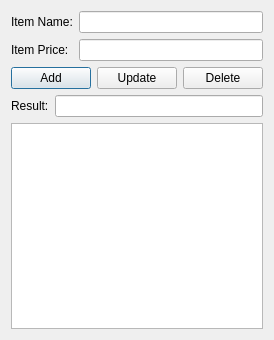
<?xml version="1.0" encoding="UTF-8"?>
<ui version="4.0">
 <class>ItemsDialog</class>
 <widget class="QDialog" name="ItemsDialog">
  <property name="geometry">
   <rect>
    <x>0</x>
    <y>0</y>
    <width>241</width>
    <height>340</height>
   </rect>
  </property>
  <property name="windowTitle">
   <string>Items</string>
  </property>
  <layout class="QGridLayout" name="gridLayout">
   <item row="0" column="0">
    <layout class="QVBoxLayout" name="MainLayout" stretch="1,0,4">
     <item>
      <layout class="QHBoxLayout" name="InputLayout">
       <item>
        <layout class="QGridLayout" name="SelectionGrid" columnstretch="0,0,0">
         <item row="0" column="2">
          <widget class="QLineEdit" name="ItemText"/>
         </item>
         <item row="0" column="0">
          <widget class="QLabel" name="ItemLabel">
           <property name="text">
            <string>Item Name:</string>
           </property>
          </widget>
         </item>
         <item row="1" column="0">
          <widget class="QLabel" name="PriceLabel">
           <property name="text">
            <string>Item Price:</string>
           </property>
          </widget>
         </item>
         <item row="1" column="2">
          <widget class="QLineEdit" name="PriceText"/>
         </item>
        </layout>
       </item>
      </layout>
     </item>
     <item>
      <layout class="QVBoxLayout" name="OutputLayout">
       <item>
        <layout class="QHBoxLayout" name="ModificationLayout">
         <item>
          <widget class="QPushButton" name="AddButton">
           <property name="text">
            <string>Add</string>
           </property>
          </widget>
         </item>
         <item>
          <widget class="QPushButton" name="UpdateButton">
           <property name="text">
            <string>Update</string>
           </property>
          </widget>
         </item>
         <item>
          <widget class="QPushButton" name="DeleteButton">
           <property name="text">
            <string>Delete</string>
           </property>
          </widget>
         </item>
        </layout>
       </item>
       <item>
        <layout class="QHBoxLayout" name="ResultLayout">
         <item>
          <widget class="QLabel" name="OutputLabel">
           <property name="text">
            <string>Result:</string>
           </property>
          </widget>
         </item>
         <item>
          <widget class="QLineEdit" name="OutputText">
           <property name="readOnly">
            <bool>true</bool>
           </property>
          </widget>
         </item>
        </layout>
       </item>
      </layout>
     </item>
     <item>
      <widget class="QTableView" name="ItemTable"/>
     </item>
    </layout>
   </item>
  </layout>
 </widget>
 <tabstops>
  <tabstop>ItemText</tabstop>
  <tabstop>PriceText</tabstop>
  <tabstop>AddButton</tabstop>
  <tabstop>UpdateButton</tabstop>
  <tabstop>DeleteButton</tabstop>
  <tabstop>OutputText</tabstop>
  <tabstop>ItemTable</tabstop>
 </tabstops>
 <resources/>
 <connections/>
</ui>
